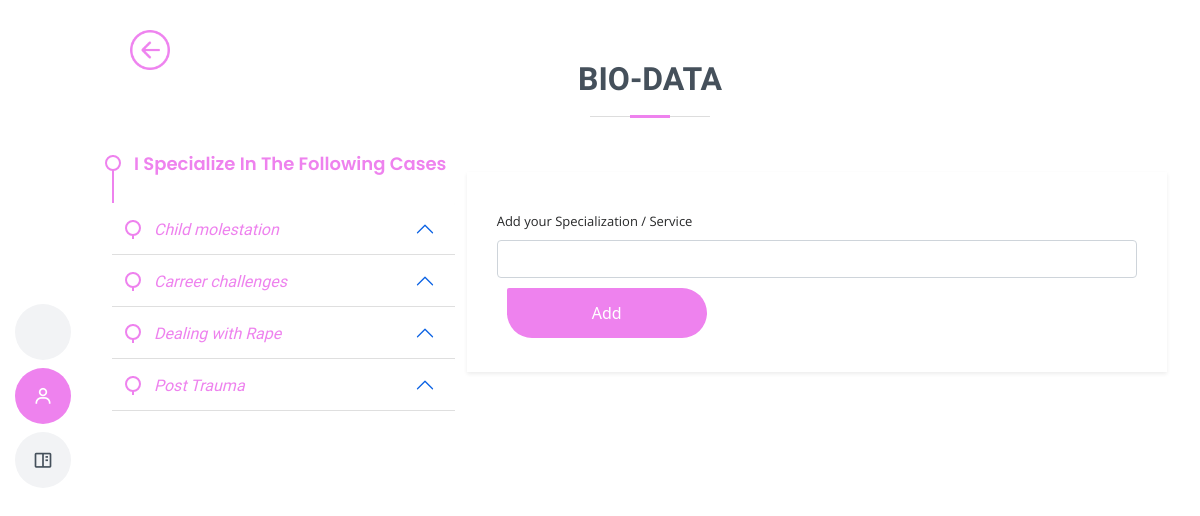
Page /specialization (signed in) on the committed database.
### fc/models.py (models this page shows)
class Specialization(db.Model, UserMixin):
    id = db.Column(db.Integer, primary_key=True)
    fc_id = db.Column(db.String(255), nullable=True)
    email = db.Column(db.String(255), nullable=False)
    spec = db.Column(db.String(255),  nullable=False)
    spec_status = db.Column(db.String(255), nullable=True, default= 0)
    completed_at = db.Column(db.DateTime(), default=datetime.utcnow)
    active = db.Column(db.Boolean())
    confirmed_at = db.Column(db.DateTime())

### fc/routes.py (the view)
@app.route('/specialization', methods=['GET', 'POST'])
@login_required
def services():
    form = SpecializationForm()
    specials = Specialization.query.filter_by(email= current_user.email).order_by(Specialization.completed_at.desc())
    if form.validate_on_submit():
        spec = Specialization(email=current_user.email, spec=form.spec.data, spec_status=1 )
        db.session.add(spec)
        db.session.commit()
        flash(f'Specialization added Successfully !', 'success')
        return redirect (url_for('services'))
    image = url_for('static', filename='user_uploads/' + str(current_user.fc_image))
    return render_template('specialization.html', title = 'Add Specialization', image = image, specials = specials,  form=form)

### fc/forms.py
class SpecializationForm(FlaskForm):
    spec = StringField('Add your Specialization / Service', validators=[DataRequired(), Length(min=2, max=25, message=('Please enter one specialization or service at a time'))])
    submit = SubmitField ('Add')

### fc/__init__.py (called while the page is built)
@login_manager.user_loader
def load_user(user_id):
	return User.query.get(int(user_id))

### fc/templates/specialization.html (shortened to what this page needs)
<!DOCTYPE html>
<html lang="en">
<head>
  <link href="/static/profile_style/assets/vendor/aos/aos.css" rel="stylesheet">
  <link href="/static/profile_style/assets/vendor/bootstrap/css/bootstrap.min.css" rel="stylesheet">
  <link href="/static/profile_style/assets/vendor/bootstrap-icons/bootstrap-icons.css" rel="stylesheet">
  <link href="/static/profile_style/assets/vendor/boxicons/css/boxicons.min.css" rel="stylesheet">
  <link href="/static/profile_style/assets/vendor/glightbox/css/glightbox.min.css" rel="stylesheet">
  <link href="/static/profile_style/assets/vendor/swiper/swiper-bundle.min.css" rel="stylesheet">
  <link href="/static/profile_style/assets/css/style.css" rel="stylesheet">
</head>
<body>
  <header id="header" class="d-flex flex-column justify-content-center">
    <nav id="navbar" class="navbar nav-menu">
      <ul>
        <li><a href="{{ url_for('fields') }}" class="nav-link scrollto ">   <span>Home</span></a></li>
        <li><a href="#resume" class="nav-link scrollto active"><i class="bx bx-user"></i> <span>About Me</span></a></li>
        <li><a href="#portfolio" class="nav-link scrollto"><i class="bx bx-book-content"></i> <span>My Services</span></a></li>
      </ul>
    </nav>
  </header>
  <main id="main">
  <div style="margin:30px; width:400px; display:flex; position: fixed; z-index:900">
<a href="{{url_for('profile') }}">
  <img src="/static/profile_style/assets/img/new/back-button1.png" alt="back-button"  style="width:40px; height:40px;">
</a>
</div>
 <section id="contact" class="contact">
      <div class="container" data-aos="fade-up">
        <div class="section-title ">
          <h2>Bio-data</h2>
        </div>
        <div class="row mt-1 ">
          <div class="col-lg-4" style="margin-top:-15px">
                    {% if specials.count() > 0 %}
            <div class="resume">
             <div class="resume-item" style="text-transform: capitalize;"> <h4 style="text-transform: capitalize;">I specialize in the following cases</h4></div>
              {% for special in specials %}
                <div class="accordion" style="border-style: none;outline: none;outline-style: none; ">
            <div class="accordion"  style="border-style: none;outline: none; outline-style: none;">
            <div class="accordion-item" style="border-style: none;outline: none; ">
              <h2 class="accordion-header" id="headingOne" style="border-style: none;outline: none;outline-style: none;color:violet">
                <button class="accordion-button" type="button" data-bs-toggle="collapse" data-bs-target="#collapseOne" aria-expanded="true" style="border-style:none;outline:none;outline-style: none; background-color: #ffffff; color:violet">
                <div class="resume">
                   <i class="resume-item" style="color:violet"> {{special.spec}}</i>
                </div>
                </button>
              </h2>
            </div>
            </div>
             </div>
              {% endfor %}
            </div>
                 {% endif %}
          </div>
          <div class="col-lg-8 mt-5 mt-lg-0 border-1 shadow-sm" style="padding: 20px 30px; height:200px; max-width:700px">
            <form method="post" action="{{ url_for('services') }}" enctype="multipart/form-data" accept-charset="UTF-8" autocomplete="off">
              <div class="form-group mt-3">
                {{ form.spec.label(class="form-label", style="font-size:13px") }}
                      {% if form.spec.errors %}
                      {{ form.spec(class="form-control is-invalid") }}
                        <ul class="errors">
                          {% for error in form.spec.errors %}
                            <li>{{ error }}</li>
                          {% endfor %}
                        </ul>
                        {% else %}
                         {{ form.spec(class="form-control", id="md-phone") }}
                  {% endif %}
              </div>
              <div class="row">
              <div class="table_btn">
              {{ form.submit( class="btn", style="font-family:system-ui; font-weight:100; width:200px;height:50px;margin:10px;background-color:violet; padding:10px; color:#ffffff; border-bottom-right-radius:50px;border-bottom-left-radius:50px; border-top-right-radius:50px") }}
              </div>
            </form>
          </div>
        </div>
      </div>
    </section>
  </main>
</body>
</html>

### fc/static/profile_style/assets/css/style.css (style rules this page uses)
body { font-family: "Open Sans", sans-serif; color: #272829; }
a { color: violet; text-decoration: none; }
h1, h2, h3, h4, h5, h6 { font-family: "Raleway", sans-serif; }
#header { position: fixed; top: 0; left: 0; bottom: 0; z-index: 9997; transition: all 0.5s; padding: 15px; overflow-y: auto; }
@media (min-width: 992px) { #main { margin-left: 100px; } }
.nav-menu { padding: 0; display: block; }
.nav-menu * { margin: 0; padding: 0; list-style: none; }
.nav-menu > ul > li { position: relative; white-space: nowrap; }
.nav-menu a, .nav-menu a:focus { display: flex; align-items: center; color: #45505b; padding: 10px 18px; margin-bottom: 8px; transition: 0.3s; font-size: 15px; border-radius: 50px; background: #f2f3f5; height: 56px; width: 100%; overflow: hidden; transition: 0.3s; }
.nav-menu a i, .nav-menu a:focus i { font-size: 20px; }
@media (min-width: 992px) { .nav-menu a, .nav-menu a:focus { width: 56px; } }
.nav-menu a:hover, .nav-menu .active, .nav-menu .active:focus, .nav-menu li:hover > a { color: #fff; background: violet; }
section { padding: 60px 0; overflow: hidden; }
.section-title { text-align: center; padding-bottom: 30px; }
.section-title h2 { font-size: 32px; font-weight: bold; text-transform: uppercase; margin-bottom: 20px; padding-bottom: 20px; position: relative; color: #45505b; }
.section-title h2::before { content: ''; position: absolute; display: block; width: 120px; height: 1px; background: #ddd; bottom: 1px; left: calc(50% - 60px); }
.section-title h2::after { content: ''; position: absolute; display: block; width: 40px; height: 3px; background: violet; bottom: 0; left: calc(50% - 20px); }
.resume .resume-item { padding: 0 0 20px 20px; margin-top: -2px; border-left: 2px solid violet; position: relative; }
.resume .resume-item h4 { line-height: 18px; font-size: 18px; font-weight: 600; text-transform: uppercase; font-family: "Poppins", sans-serif; color: violet; margin-bottom: 10px; }
.resume .resume-item:last-child { padding-bottom: 0; }
.resume .resume-item::before { content: ""; position: absolute; width: 16px; height: 16px; border-radius: 50px; left: -9px; top: 0; background: #fff; border: 2px solid violet; }

### rows in the picture
Specialization: spec "Child molestation"
Specialization: spec "Carreer challenges"
Specialization: spec "Dealing with Rape"
Specialization: spec "Post Trauma"
